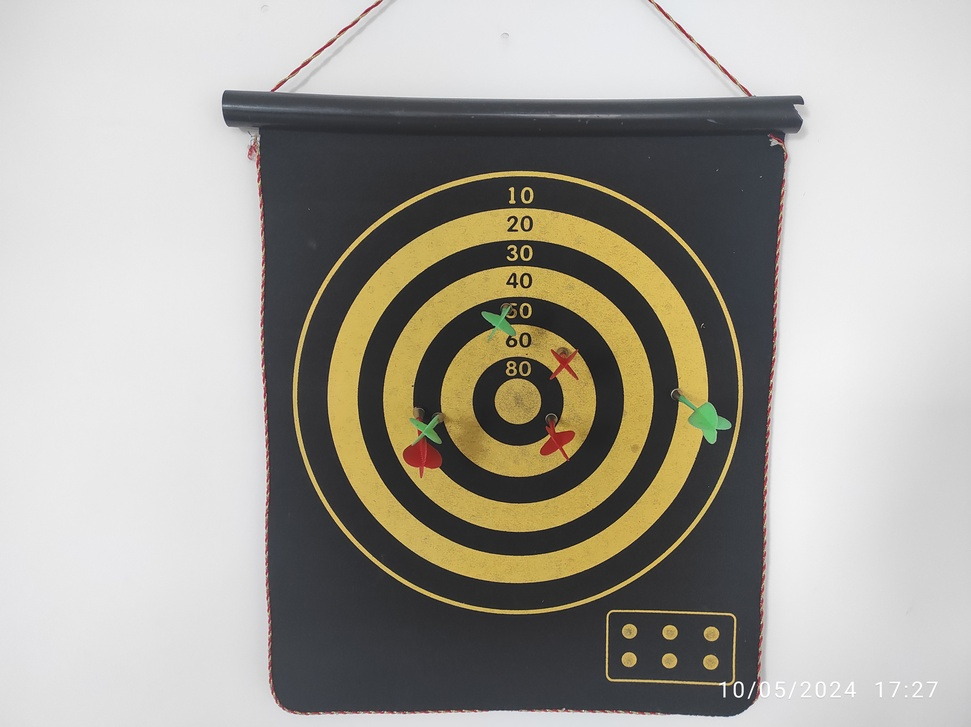
#> input picture images/IMG_20240510_172748.jpg, 971 x 727 px, shrunk from 4640 x 3472 before the run, found by its file name
$ python pre_process_image_1.py
#> lines starting #> are read from the running program, lines starting #| are printed output that depends on the picture; after the words box and inside, x2 and y2 are one past the last pixel; in counts of white or black regions, pixels touching at a corner belong together
import cv2
import numpy as np
import matplotlib.pyplot as plt

source_image_path = '/home/nikolay/It_Jim/darts_game/IMG_20240510_172748.jpg'
image_without_background_path = '/home/nikolay/It_Jim/darts_game/masked_image.png'

def find_largest_contour(contours):
    # Функция cv2.arcLength() вычисляет длину контура, а cv2.approxPolyDP() аппроксимирует контур до замкнутого
    # многоугольника с помощью дискретного метода Рамера-Дугласа-Пекера. Это позволяет упростить форму контура,
    # сохраняя его общую структуру.
    contours_circul = []
    for contour in contours:
        Perimeter = cv2.arcLength(contour, True)
        approx = cv2.approxPolyDP(contour, 0.04 * Perimeter, True)
        if len(approx) >= 8:
            area = cv2.contourArea(contour)
            circularity = (4 * np.pi * area) / (Perimeter ** 2)

            if circularity > 0.85:
                contours_circul.append(contour)
    return contours_circul


# [14 lines left out: function detect_radius, not called in this run]

def mask_space_out_of_darts(largest_contour, image, gray):
    mask = np.zeros_like(gray)
    mask_image = cv2.drawContours(mask, [largest_contour], -1, 255, -1)
    masked_image = cv2.bitwise_and(image, image, mask=mask_image)
    return masked_image

def pre_process_image(image_path):
    image = cv2.imread(image_path)
#> image is the input picture: shape (727, 971, 3); mean B, G, R 155, 163, 166.1
    if image is not None and len(image.shape) == 3:
        print(image.shape)
#| (727, 971, 3)

        gray = cv2.cvtColor(image, cv2.COLOR_BGR2GRAY)
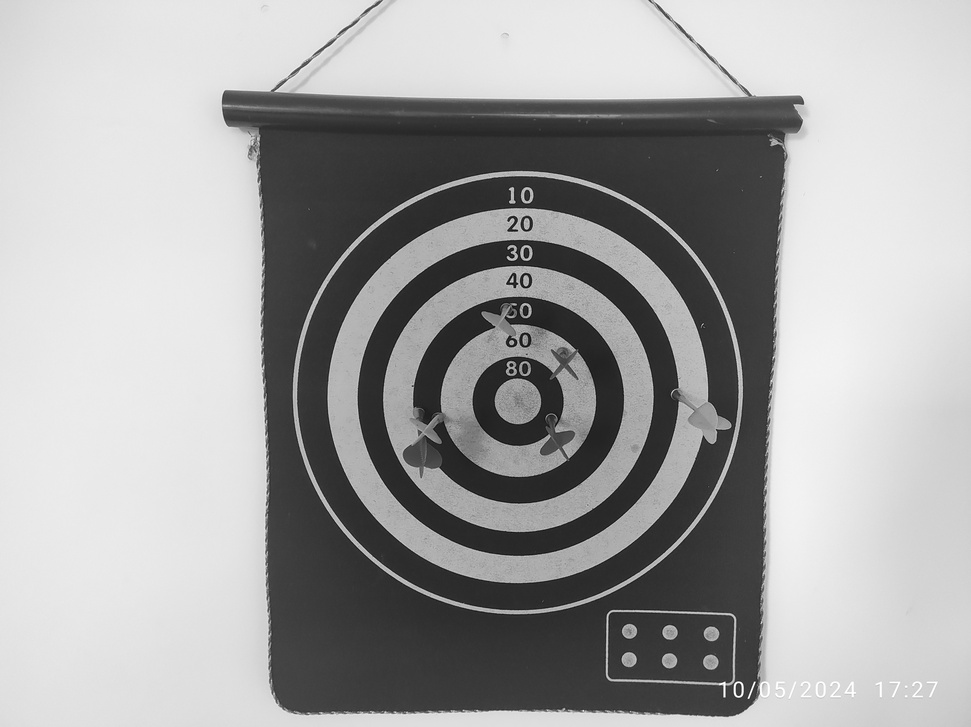
#> gray: shape (727, 971); min 7, max 255, mean 163
        blurred = cv2.GaussianBlur(gray, (5, 5), 1.4)

        edges = cv2.Canny(blurred, 100, 200)
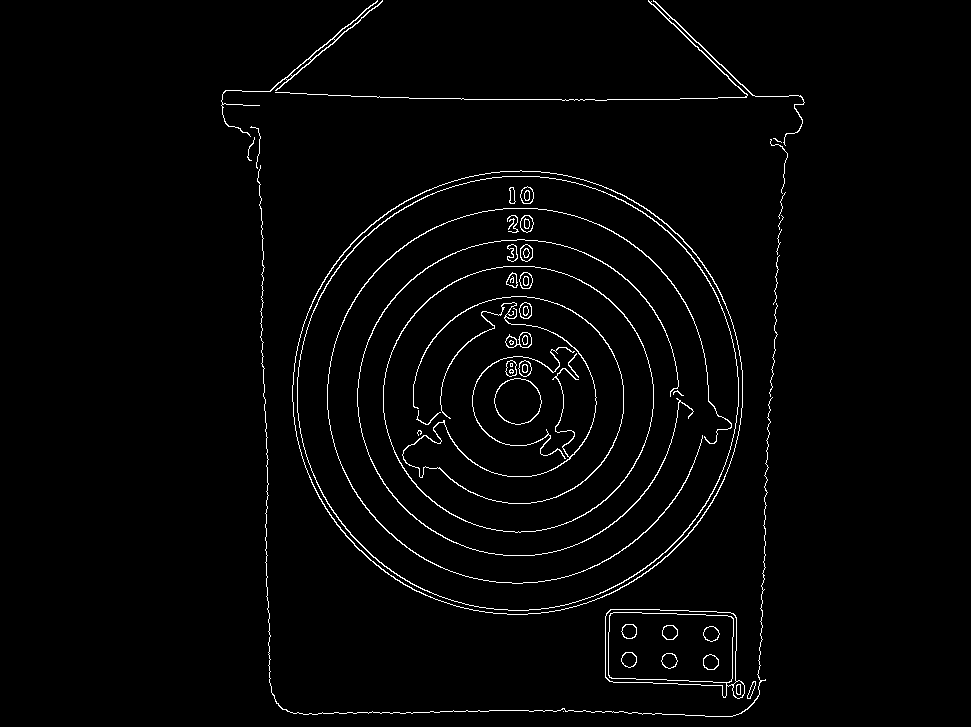
#> edges: shape (727, 971); 2.1% white in thin lines or dots, all inside (x1, y1, x2, y2) = (221, 0, 805, 717)

        return image, gray, blurred, edges
    else:
        return None, None, None, None


# [93 lines left out: functions find_colors, define_colors, find_scores, all_colors_on_image, KNN, colorizing_image_in_5_shades, not called in this run]


if __name__ == '__main__':
    image_source, gray_source, blurred_source, edges_source = pre_process_image(source_image_path)
    contours_source, _ = cv2.findContours(edges_source, cv2.RETR_TREE, cv2.CHAIN_APPROX_SIMPLE)
#> contours_source = 98 contours, 24 with area under 20; largest, box (x1, y1, x2, y2) and area: (292, 170, 743, 615) 156611, (292, 170, 743, 615) 156229, (297, 176, 739, 611) 150308, (297, 176, 739, 611) 149936, (383, 266, 654, 533) 56392
    largest_contour = find_largest_contour(contours_source)
#> the loop in find_largest_contour, `for contour in contours:` made 98 passes
#> (Perimeter, area, circularity) on passes 15, 18, 21, 27, 28, 29, 30, 32, 33, 36, 38, 54: (52.04, 181.5, 0.842), (46.87, 162.5, 0.93), (805.2, 1330, 0.0258), (1481, 156611, 0.897), (1478.7, 156229, 0.898), (1449.5, 150307.5, 0.899), (1447.1, 149935.5, 0.9), (888.9, 56392, 0.897), (886.5, 56163, 0.898), (153.8, 1675.5, 0.89), (48.63, 157, 0.834), (45.21, 149.5, 0.919)
#> Perimeter on passes 5, 7, 9, 10, 11, 12: 48.87, 24.49, 50.63, 48.87, 52.04, 49.7
#> after the loop in find_largest_contour, `for contour in contours:`: contours_circul = 9 contours; largest, box (x1, y1, x2, y2) and area: (292, 170, 743, 615) 156611, (292, 170, 743, 615) 156229, (297, 176, 739, 611) 150308, (297, 176, 739, 611) 149936, (383, 266, 654, 533) 56392
#> largest_contour has the same summary as contours_circul in find_largest_contour
    largest_contour = max(largest_contour, key=cv2.contourArea)
#> largest_contour = contour of 638 points, box (x1, y1, x2, y2) (292, 170, 743, 615), area 156611

    masked_image = mask_space_out_of_darts(largest_contour, image_source, gray_source)
#> in mask_space_out_of_darts, `mask_image = cv2.drawContours(mask, [largest_contour], -1, 255, -1)`:
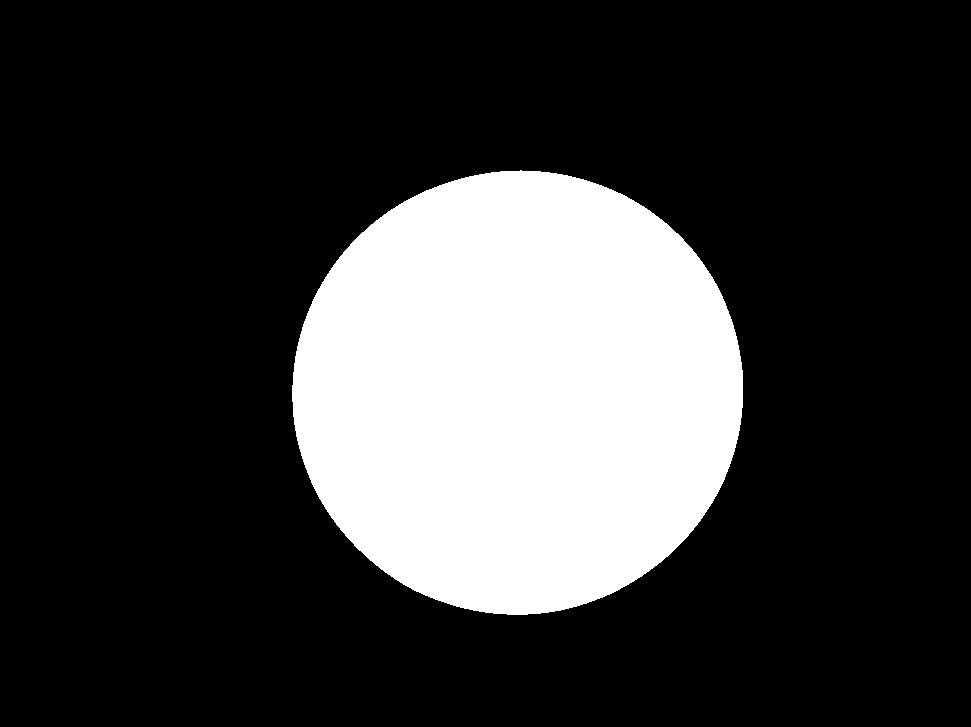
#> mask_image: shape (727, 971); 22.3% white; 1 white region, box (x1, y1, x2, y2) and area: (292, 170, 743, 615) 157244
#> in mask_space_out_of_darts, `masked_image = cv2.bitwise_and(image, image, mask=mask_image)`:
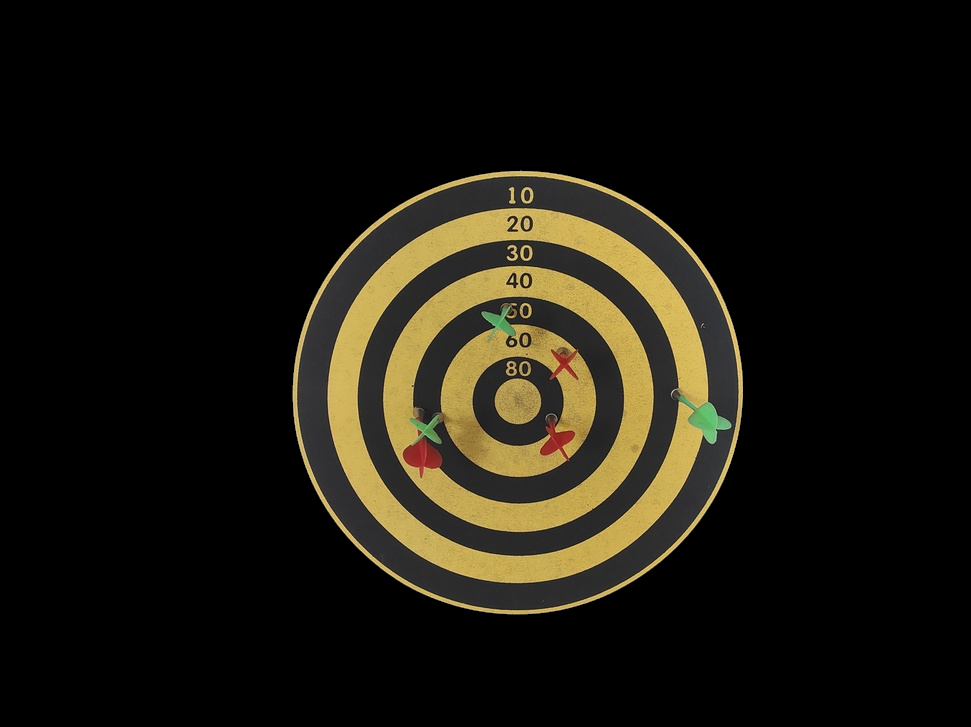
#> masked_image: shape (727, 971, 3); mean B, G, R 14.4, 23.3, 26.4
    cv2.imwrite('masked_image.png', masked_image)
    print(f'Image without background saved as {image_without_background_path}')


    new_image, new_gray, new_blurred, new_edges = pre_process_image(image_without_background_path)
    # finding contours
    contours, _ = cv2.findContours(new_edges, cv2.RETR_TREE, cv2.CHAIN_APPROX_SIMPLE)
    length_of_contours = [len(contour) for contour in contours]
    print(sorted(length_of_contours))
    top_contours = []
    i = 0
    for contour in contours:
        if len(contour) > 500:
            i += 1
            top_contours.append(contour)
    print(f'Number of contours: {i}')
#> (the run stopped early here; a loop or call above may not have finished)

$ run again, with images/IMG_20240510_172837.jpg copied over images/IMG_20240510_172748.jpg
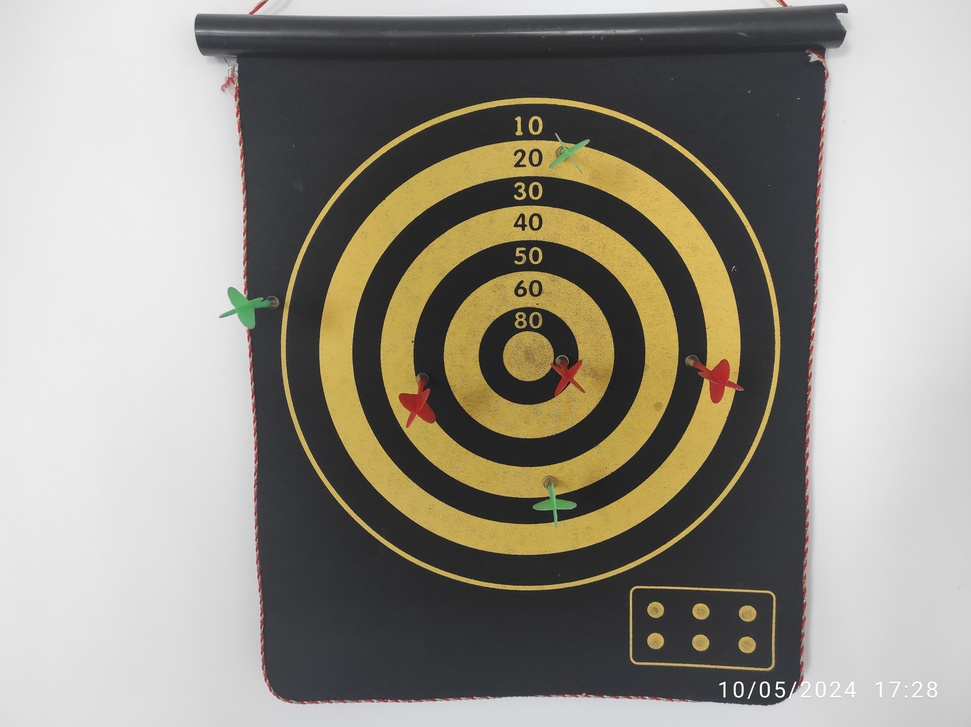
#> input picture images/IMG_20240510_172837.jpg, 971 x 727 px, shrunk from 4640 x 3472 before the run, found by its file name
#> in pre_process_image, image is the input picture: shape (727, 971, 3); mean B, G, R 134.3, 144.5, 148.7
#| (727, 971, 3)
#> in pre_process_image, `edges = cv2.Canny(blurred, 100, 200)`:
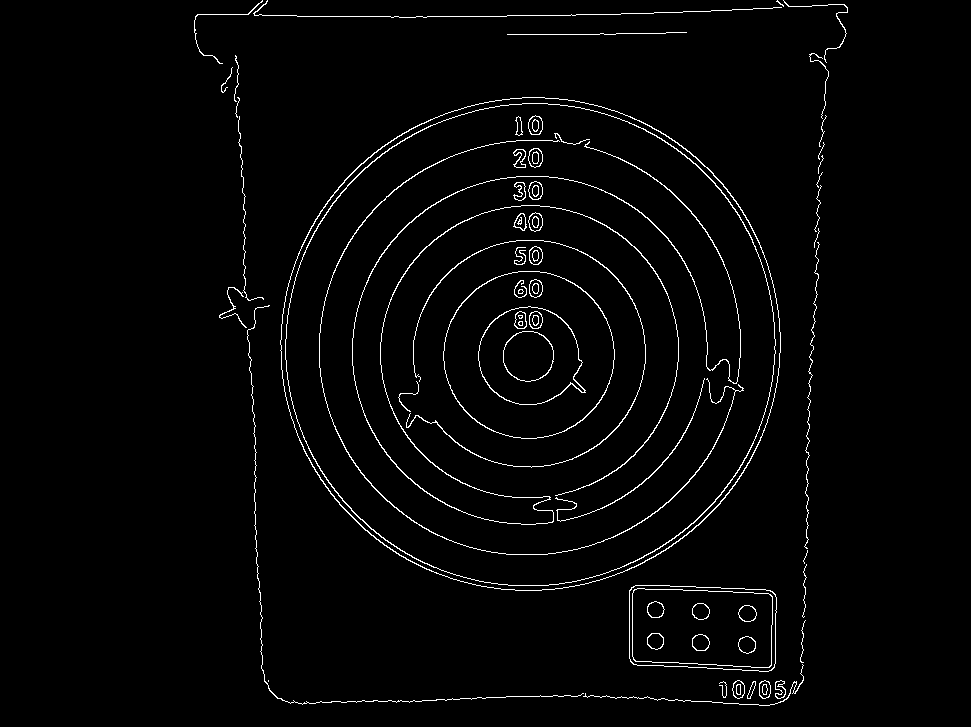
#> edges: shape (727, 971); 2.3% white in thin lines or dots, all inside (x1, y1, x2, y2) = (194, 0, 848, 706)
#> contours_source = 117 contours, 33 with area under 20; largest, box (x1, y1, x2, y2) and area: (280, 97, 781, 591) 193334, (280, 97, 781, 591) 192910, (285, 103, 776, 586) 185390, (285, 103, 776, 586) 184982, (443, 271, 615, 439) 22408
#> the loop in find_largest_contour, `for contour in contours:` made 117 passes
#> (Perimeter, area, circularity) on passes 4, 5, 30, 36, 45, 46, 47, 48: (72.28, 115, 0.277), (71.36, 99.5, 0.246), (53.7, 210.5, 0.917), (206.8, 30, 0.00882), (1645.9, 193334, 0.897), (1643.6, 192910, 0.897), (1611.5, 185390.5, 0.897), (1609.2, 184982.5, 0.898)
#> after the loop in find_largest_contour, `for contour in contours:`: contours_circul = 8 contours; box (x1, y1, x2, y2) and area: (280, 97, 781, 591) 193334, (280, 97, 781, 591) 192910, (285, 103, 776, 586) 185390, (285, 103, 776, 586) 184982, (443, 271, 615, 439) 22408, (443, 271, 615, 439) 22266, (503, 331, 554, 382) 1959, (692, 603, 710, 620) 210
#> `largest_contour = find_largest_contour(contours_source)`: largest_contour has the same summary as contours_circul in find_largest_contour
#> `largest_contour = max(largest_contour, key=cv2.contourArea)`: largest_contour = contour of 713 points, box (x1, y1, x2, y2) (280, 97, 781, 591), area 193334
#> mask_image: shape (727, 971); 27.5% white; 1 white region, box (x1, y1, x2, y2) and area: (280, 97, 781, 591) 194037
#> in mask_space_out_of_darts, `masked_image = cv2.bitwise_and(image, image, mask=mask_image)`:
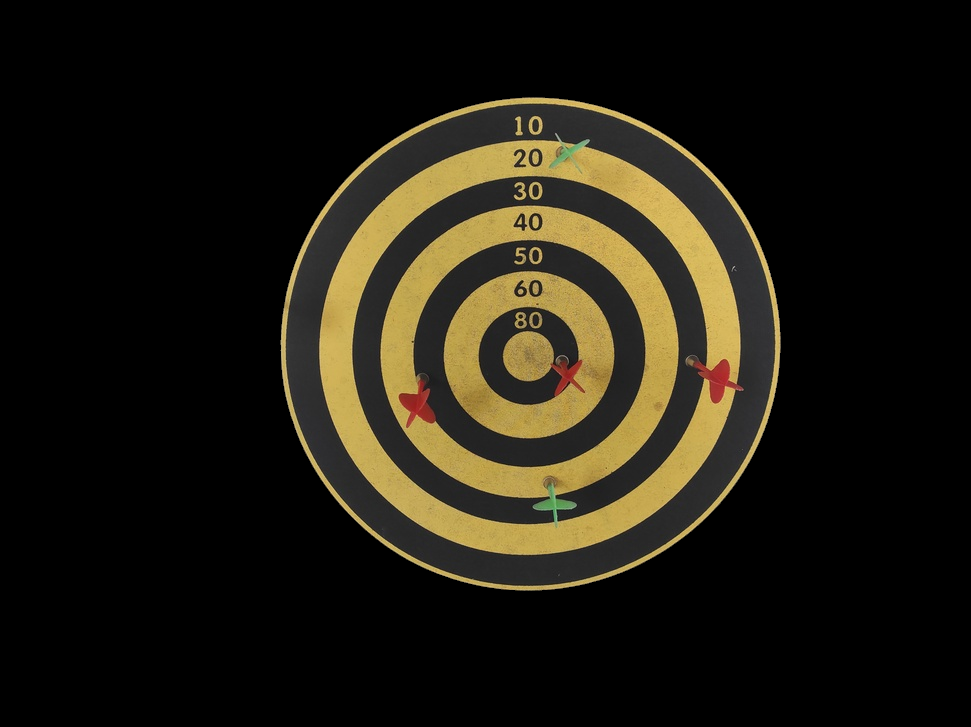
#> masked_image: shape (727, 971, 3); mean B, G, R 16.9, 27.7, 31.7

$ run again, with images/IMG_20240510_172930.jpg copied over images/IMG_20240510_172748.jpg
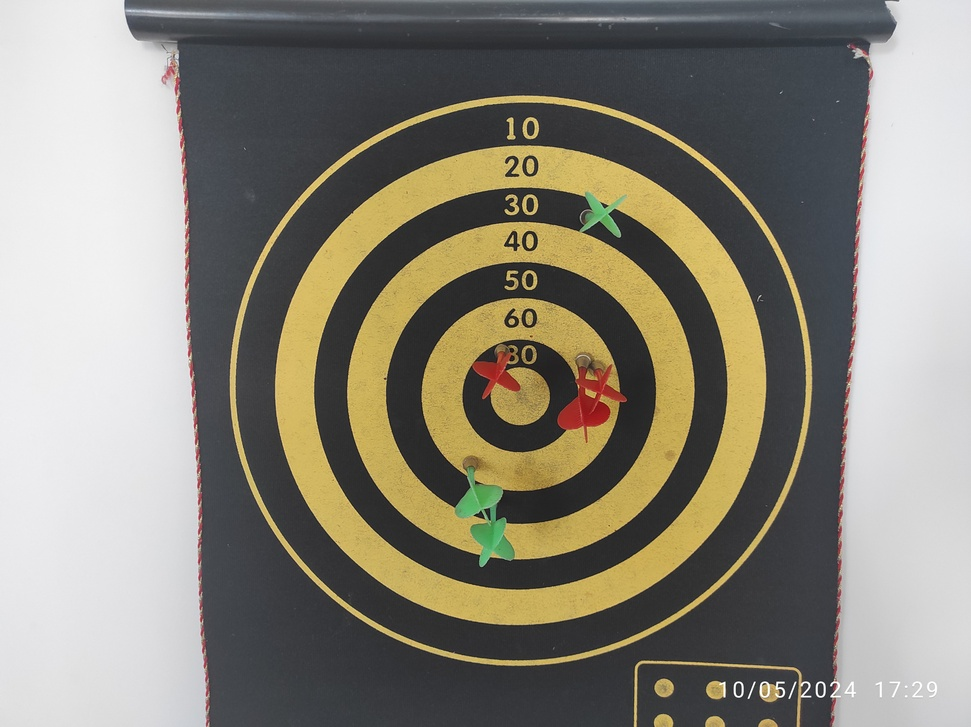
#> input picture images/IMG_20240510_172930.jpg, 971 x 727 px, shrunk from 4640 x 3472 before the run, found by its file name
#> in pre_process_image, image is the input picture: shape (727, 971, 3); mean B, G, R 120.5, 133.1, 137.4
#| (727, 971, 3)
#> in pre_process_image, `edges = cv2.Canny(blurred, 100, 200)`:
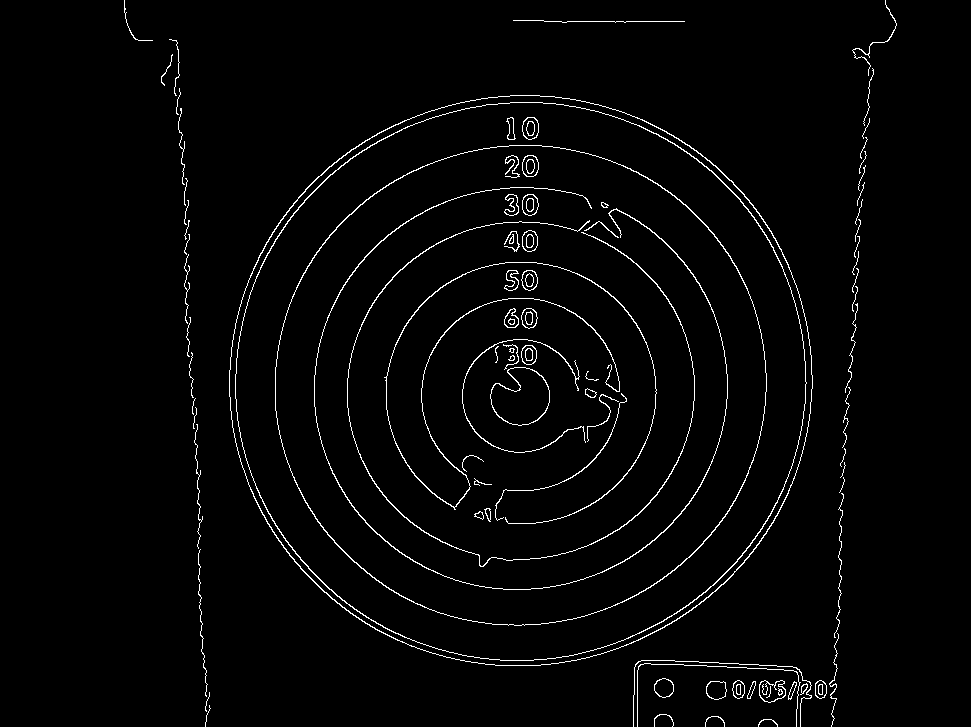
#> edges: shape (727, 971); 2.3% white in thin lines or dots, all inside (x1, y1, x2, y2) = (124, 0, 897, 727)
#> contours_source = 141 contours, 58 with area under 20; largest, box (x1, y1, x2, y2) and area: (229, 95, 813, 666) 260918, (229, 95, 813, 666) 260432, (235, 102, 807, 661) 249856, (235, 102, 807, 661) 249382, (275, 145, 767, 626) 184961
#> the loop in find_largest_contour, `for contour in contours:` made 141 passes
#> (Perimeter, area, circularity) on passes 19, 61, 62, 63, 64, 65, 66, 73: (166.5, 407, 0.184), (1911.2, 260918, 0.898), (1909.4, 260431.5, 0.898), (1869.6, 249855.5, 0.898), (1867.3, 249381.5, 0.899), (1609.8, 184961, 0.897), (1607.4, 184544, 0.898), (182.3, 20.5, 0.00775)
#> after the loop in find_largest_contour, `for contour in contours:`: contours_circul = 6 contours; box (x1, y1, x2, y2) and area: (229, 95, 813, 666) 260918, (229, 95, 813, 666) 260432, (235, 102, 807, 661) 249856, (235, 102, 807, 661) 249382, (275, 145, 767, 626) 184961, (275, 145, 767, 626) 184544
#> `largest_contour = find_largest_contour(contours_source)`: largest_contour has the same summary as contours_circul in find_largest_contour
#> `largest_contour = max(largest_contour, key=cv2.contourArea)`: largest_contour = contour of 826 points, box (x1, y1, x2, y2) (229, 95, 813, 666), area 260918
#> mask_image: shape (727, 971); 37.1% white; 1 white region, box (x1, y1, x2, y2) and area: (229, 95, 813, 666) 261735
#> in mask_space_out_of_darts, `masked_image = cv2.bitwise_and(image, image, mask=mask_image)`:
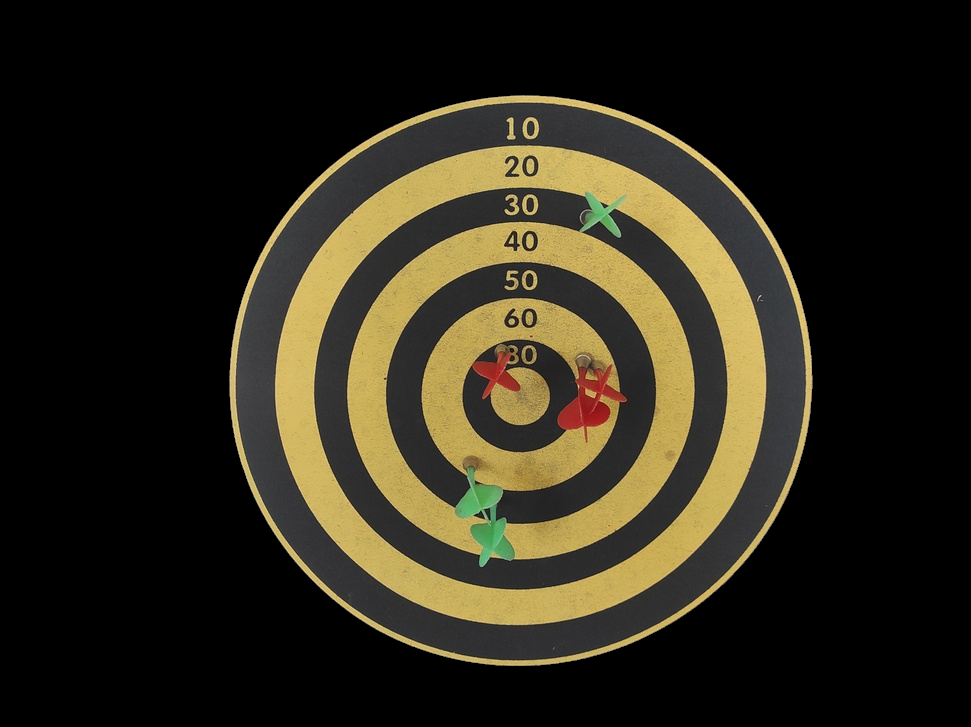
#> masked_image: shape (727, 971, 3); mean B, G, R 26.3, 40.5, 45.1
